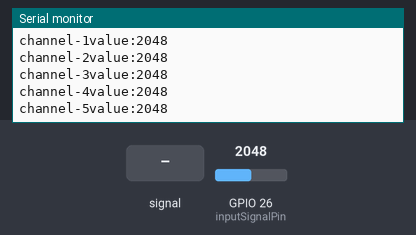
Bench run of a sketch on a simulated ESP32. On the bench: the last lines printed to the serial monitor. The inputs (shaded band) are chosen by the test bench; at power-on: GPIO 26 (inputSignalPin) = 2048.

Above: at 1.2 s.
1.3 s: GPIO 26 (inputSignalPin) fed a 200 Hz sine of ±327 counts around its level
At 1.56 s:
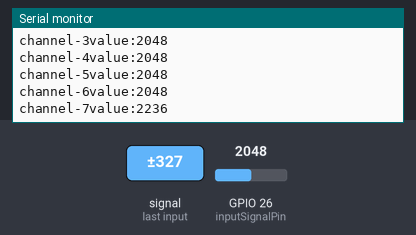
2.8 s: GPIO 26 (inputSignalPin) set to 2866
At 3.16 s:
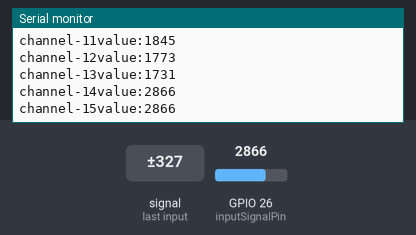
4.3 s: GPIO 26 (inputSignalPin) fed a 1000 Hz sine of ±1023 counts around its level
At 4.57 s:
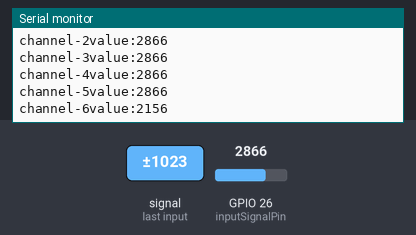
5.8 s: GPIO 26 (inputSignalPin) set to 3603
At 5.97 s:
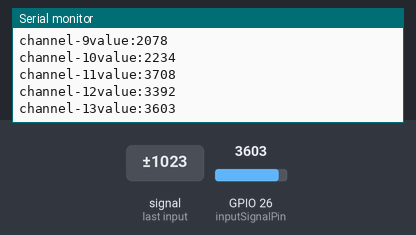
Timing chart, 0 to 8.3 s (numbered marks = the images above; inputs shaded):
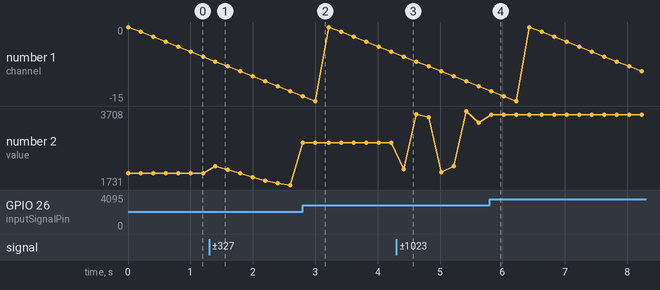

The sketch:

Multiplexer.ino
```cpp
int s0 = 13;
int s1 = 12;
int s2 = 14;
int s3 = 27;
int inputSignalPin = 26;

int readMux(int channel) {
    int controlPin[] = {s0, s1, s2, s3};

    int muxChannel[16][4] = {
        {0, 0, 0, 0},
        {0, 0, 0, 1},
        {0, 0, 1, 0},
        {0, 0, 1, 1},
        {0, 1, 0, 0},
        {0, 1, 0, 1},
        {0, 1, 1, 0},
        {0, 1, 1, 1},
        {1, 0, 0, 0},
        {1, 0, 0, 1},
        {1, 0, 1, 0},
        {1, 0, 1, 1},
        {1, 1, 0, 0},
        {1, 1, 0, 1},
        {1, 1, 1, 0},
        {1, 1, 1, 1}
    };


    for (int i = 0; i < 4; i++){
        digitalWrite(controlPin[i], muxChannel[channel][i]);
    }

    int val = analogRead(inputSignalPin); // Anggap saja bacaan analog dari pin A0

    return val;
}

void setup(){
Serial.begin(115200);
Serial.println("Hello, ESP32!");

pinMode(s0, OUTPUT);
pinMode(s1, OUTPUT);
pinMode(s2, OUTPUT);
pinMode(s3, OUTPUT);

digitalWrite(s0, LOW);
digitalWrite(s1, LOW);
digitalWrite(s2, LOW);
digitalWrite(s3, LOW);
}

void loop(){
  for (int i=0;i<16;i++){
    int inputSignal = readMux(i);
    Serial.print("channel-");
    Serial.print(i);
    Serial.print("value:");
    Serial.println(inputSignal);
    delay(200);
  }
  delay(10);
}
```

Measured:
- after the input at 1.3 s, the serial monitor: prints a new line after 0.10 s (image 1)
- after the input at 2.8 s, the serial monitor: prints a new line at once (image 2)
- after the input at 4.3 s, the serial monitor: prints a new line after 0.12 s (image 3)
- after the input at 5.8 s, the serial monitor: prints a new line at once (image 4)
- plotted number 2: 2048 → 1731 after the input at 1.3 s, 1731 → 2866 after the input at 2.8 s, 2866 → 3392 after the input at 4.3 s, 3392 → 3603 after the input at 5.8 s
